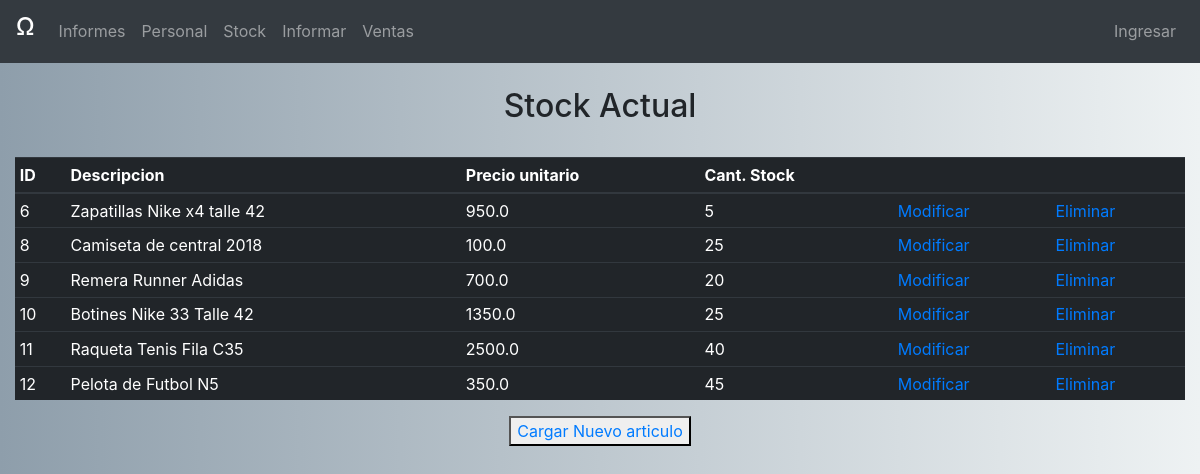
Screenshot of /Stock with the database file from the repository.
### CapaDatos/modelos.py (models this page shows, shortened)
class Articulo(db.Model):
    __tablename__='articulos'
    id = db.Column(db.Integer, primary_key=True, autoincrement=True)
    descripcion = db.Column(db.String, nullable=False, unique=True)
    precio_unitario = db.Column(db.Float, nullable=False)
    stock = db.Column(db.Integer, nullable=False)

### CapaPresentacion/InformadorProyecto.py (the view)
@app.route('/Stock')
def stock():
    articulos = ControladorLocal().getall_articulos()
    return render_template('index.html',pagina='stock.html',articulos=articulos)

### CapaDatos/Datos.py (called while the page is built)
    def getall_articulos(self):
        return Articulo.query.all()

### CapaNegocio/Logica.py (called while the page is built)
    def getall_articulos(self):
        return self.articulosdata.getall_articulos()

### CapaPresentacion/templates/index.html (shortened to what this page needs)
<!DOCTYPE html>
<html lang="en">
<head>
  <link rel="stylesheet" href="static/css/bootstrap.min.css">
</head>
<body>
{% include('cabecera.html') %}
<div class="container-fluid">
    {% include pagina %}
</div>
</body>
</html>

### CapaPresentacion/templates/stock.html (shortened to what this page needs)
<!DOCTYPE html>
<html lang="en">
<head>
</head>
<body style="background: linear-gradient(to right, #8e9eab, #eef2f3);">
<br>
<div align="center"><h2>Stock Actual</h2></div><br>
<div class="container-fluid" >
    <div class="row">
        <table class="table table-sm table-dark table-hover">
    <thead style="border-bottom: 2px solid black; border-top-color: #9fcdff;">
    <tr>
        <th>ID</th>
        <th>Descripcion</th>
        <th>Precio unitario</th>
        <th>Cant. Stock</th>
        <th></th>
        <th></th>
    </tr>
    </thead>
        <tbody>
        {% for articulo in articulos %}
            <tr>
           <td>{{ articulo.id  }}</td>
           <td>{{ articulo.descripcion }}</td>
           <td>{{ articulo.precio_unitario  }}</td>
           <td>{{ articulo.stock  }}</td>
            <td><a href="{{url_for('.formularioarticulos',ID=articulo.id)}}">Modificar</a></td>
                <td><a onclick="return confirm('¿Confirmar el  el articulo seleccionado?')" href="{{ url_for('.eliminararticulo',ID=articulo.id) }}">Eliminar</a></td>
           </tr>
        {% endfor %}
        </tbody>
</table>
    </div>
</div>
<div  align="center">
<button><a href=" {{ url_for('formularioarticulos') }}">Cargar Nuevo articulo</a></button>
</div>
</body>
</html>

### rows the page displays
Articulo: id "6", descripcion "Zapatillas Nike x4 talle 42", precio_unitario "950.0", stock "5"
Articulo: id "8", descripcion "Camiseta de central 2018", precio_unitario "100.0", stock "25"
Articulo: id "9", descripcion "Remera Runner Adidas", precio_unitario "700.0", stock "20"
Articulo: id "10", descripcion "Botines Nike 33 Talle 42", precio_unitario "1350.0", stock "25"
Articulo: id "11", descripcion "Raqueta Tenis Fila C35", precio_unitario "2500.0", stock "40"
Articulo: id "12", descripcion "Pelota de Futbol N5", precio_unitario "350.0", stock "45"
